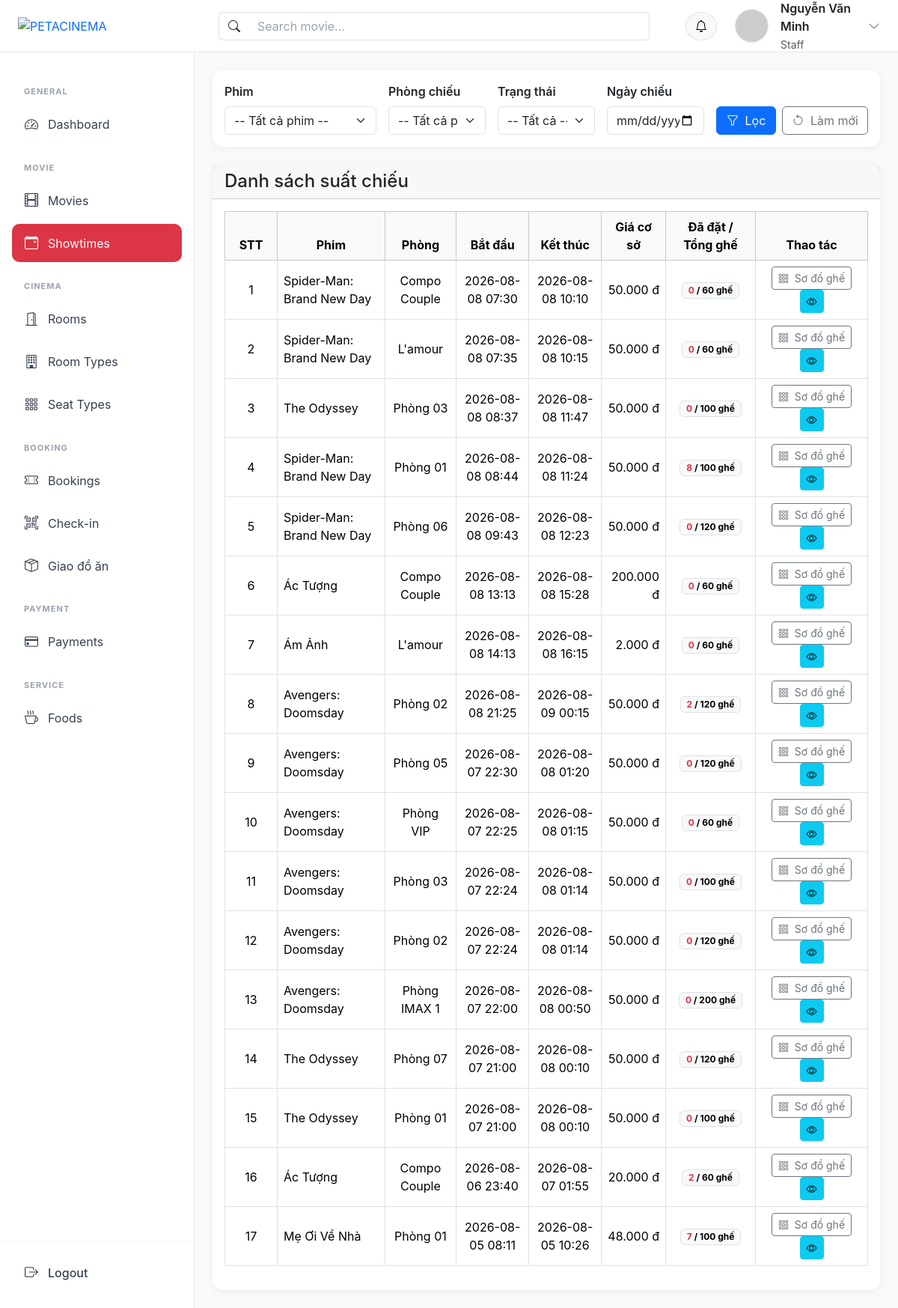
Page /?action=staff_showtimes (signed in) on the committed database.
### tables this page shows
CREATE TABLE `showtimes` (
  `id` int NOT NULL,
  `movie_id` int NOT NULL,
  `room_id` int NOT NULL,
  `start_time` datetime NOT NULL,
  `end_time` datetime NOT NULL,
  `base_price` decimal(10,2) NOT NULL
);

CREATE TABLE `movies` (
  `id` int NOT NULL,
  `title` varchar(255) NOT NULL,
  `genres` varchar(255) DEFAULT NULL,
  `duration` int NOT NULL,
  `description` text,
  `trailer` varchar(255) DEFAULT NULL,
  `poster` varchar(255) DEFAULT NULL,
  `release_date` date DEFAULT NULL,
  `language` varchar(100) DEFAULT NULL,
  `director` varchar(255) DEFAULT NULL,
  `actors` text,
  `age_rating` varchar(20) DEFAULT NULL,
  `status` enum('coming_soon','now_showing','ended') DEFAULT 'coming_soon'
);

CREATE TABLE `rooms` (
  `id` int NOT NULL,
  `room_type_id` int NOT NULL,
  `name` varchar(100) NOT NULL,
  `total_seats` int NOT NULL
);

### controllers/StaffShowtimeController.php (called while the page is built, shortened)
<?php
class StaffShowtimeController
{
    private $showtimeModel;
    public function __construct()
    {
        $this->showtimeModel = new ShowtimeModel();
    }
    public function list()
    {
        $keyword = trim($_GET['keyword'] ?? '');
        $movieId = trim($_GET['movie_id'] ?? '');
        $roomId  = trim($_GET['room_id'] ?? '');
        $status  = trim($_GET['status'] ?? '');
        $date    = trim($_GET['date'] ?? '');
        $showtimes = $this->showtimeModel->searchAndFilter($keyword, $movieId, $roomId, $status, $date);
        require PATH_VIEW . "staff/layout/layout.php";
    }
}

### index.php (called while the page is built, shortened)
<?php
spl_autoload_register(function ($class) {
    $fileName = "$class.php";
    $fileModel              = PATH_MODEL . $fileName;
});
require_once './routes/index.php';

### models/BaseModel.php (called while the page is built, shortened)
<?php
class BaseModel
{
    public function __construct()
    {
        $dsn = sprintf('mysql:host=%s;port=%s;dbname=%s;charset=utf8', DB_HOST, DB_PORT, DB_NAME);
        try {
            $this->pdo = new PDO($dsn, DB_USERNAME, DB_PASSWORD, DB_OPTIONS);
        } catch (PDOException $e) {
            die("Kết nối cơ sở dữ liệu thất bại: {$e->getMessage()}. Vui lòng thử lại sau.");
        }
    }
}

### models/ShowtimeModel.php (called while the page is built, shortened)
<?php
class ShowtimeModel extends BaseModel
{
    public function searchAndFilter($keyword = null, $movieId = null, $roomId = null, $status = null, $date = null)
    {
        $sql = "SELECT
                    s.id,
                    s.movie_id,
                    s.room_id,
                    m.title AS movie_title,
                    r.name AS room_name,
                    r.total_seats,
                    s.start_time,
                    s.end_time,
                    s.base_price,
                    (
                        SELECT COUNT(DISTINCT t.seat_id)
                        FROM tickets t
                        JOIN bookings b ON t.booking_id = b.id
                        WHERE b.showtime_id = s.id
                          AND (
                              b.status = 'paid'
                              OR (
                                  b.status = 'pending'
                                  AND b.created_at > DATE_SUB(NOW(), INTERVAL 5 MINUTE)
                              )
                          )
                    ) AS booked_seats
                FROM showtimes s
                INNER JOIN movies m
                    ON s.movie_id = m.id
                INNER JOIN rooms r
                    ON s.room_id = r.id
                WHERE 1=1";
        $params = [];
        $sql .= " ORDER BY
            CASE
                WHEN s.end_time >= NOW() THEN 1
                ELSE 2
            END ASC,
            CASE
                WHEN s.end_time >= NOW() THEN s.start_time
            END ASC,
            CASE
                WHEN s.end_time < NOW() THEN s.start_time
            END DESC";
        $stmt = $this->pdo->prepare($sql);
        $stmt->execute();
        return $stmt->fetchAll(PDO::FETCH_ASSOC);
    }
}

### views/staff/showtime_list.php (the view, shortened to what this page needs)
<?php
$date    = $_GET['date'] ?? '';
$currentAction = $_GET['action'] ?? 'showtimes';
?>
<div class="card mb-4">
    <div class="card-body">
        <form method="GET" action="" class="row g-3 align-items-end">
            <div class="col-md-3">
                <label class="form-label fw-semibold">Phim</label>
                <select name="movie_id" class="form-select">
                    <option value="">-- Tất cả phim --</option>
                </select>
            </div>
            <div class="col-md-2">
                <label class="form-label fw-semibold">Phòng chiếu</label>
                <select name="room_id" class="form-select">
                    <option value="">-- Tất cả phòng --</option>
                </select>
            </div>
            <div class="col-md-2">
                <label class="form-label fw-semibold">Trạng thái</label>
                <select name="status" class="form-select">
                    <option value="">-- Tất cả --</option>
                </select>
            </div>
            <div class="col-md-2">
                <label class="form-label fw-semibold">Ngày chiếu</label>
                <input type="date" name="date" class="form-control" value="<?= htmlspecialchars($date) ?>">
            </div>
            <div class="col-md-3 d-flex gap-2">
                <button type="submit" class="btn btn-primary flex-grow-1">
                    <i class="bi bi-funnel me-1"></i> Lọc
                </button>
                <a href="<?= BASE_URL ?>?action=<?= htmlspecialchars($currentAction) ?>" class="btn btn-outline-secondary">
                    <i class="bi bi-arrow-counterclockwise me-1"></i> Làm mới
                </a>
            </div>
        </form>
    </div>
</div>
<div class="card">
    <div class="card-header d-flex justify-content-between align-items-center">
        <h4 class="mb-0">Danh sách suất chiếu</h4>
    </div>
    <div class="card-body">
        <div class="table-responsive">
            <table class="table table-bordered table-hover align-middle">
                <thead class="table-light">
                    <tr class="text-center">
                        <th width="70">STT</th>
                        <th>Phim</th>
                        <th>Phòng</th>
                        <th>Bắt đầu</th>
                        <th>Kết thúc</th>
                        <th>Giá cơ sở</th>
                        <th>Đã đặt / Tổng ghế</th>
                        <th width="150">Thao tác</th>
                    </tr>
                </thead>
                <tbody>
                <?php if (!empty($showtimes)): ?>
                    <?php foreach ($showtimes as $index => $showtime): ?>
                        <tr>
                            <td class="text-center">
                                <?= $index + 1 ?>
                            </td>
                            <td>
                                <?= htmlspecialchars($showtime['movie_title']) ?>
                            </td>
                            <td class="text-center">
                                <?= htmlspecialchars($showtime['room_name']) ?>
                            </td>
                            <td class="text-center">
                                <?= date('Y-m-d H:i', strtotime($showtime['start_time'])) ?>
                            </td>
                            <td class="text-center">
                                <?= date('Y-m-d H:i', strtotime($showtime['end_time'])) ?>
                            </td>
                            <td class="text-end">
                                <?= number_format($showtime['base_price'], 0, ',', '.') ?> đ
                            </td>
                            <td class="text-center fw-semibold">
                                <span class="badge text-bg-light border px-2 py-1">
                                    <span class="text-danger fw-bold"><?= (int)($showtime['booked_seats'] ?? 0) ?></span> / <?= (int)($showtime['total_seats'] ?? 0) ?> ghế
                                </span>
                            </td>
                            <td class="text-center">
                                <a href="?action=staff_showtimeSeats&id=<?= (int)$showtime['id'] ?>"
                                   class="btn btn-outline-secondary btn-sm"
                                   title="Xem sơ đồ ghế theo suất chiếu">
                                    <i class="bi bi-grid-3x3-gap me-1"></i>
                                    Sơ đồ ghế
                                </a>
                                <a href="?action=staff_showtime_show&id=<?= $showtime['id'] ?>"
                                   class="btn btn-info btn-sm">
                                    <i class="bi bi-eye"></i>
                                </a>
                            </td>
                        </tr>
                    <?php endforeach; ?>
                <?php endif; ?>
                </tbody>
            </table>
        </div>
    </div>
</div>

### assets/css/admin.css (style rules this page uses)
:root { --header-height: 70px; --sidebar-width: 260px; }
body { margin: 0; background: #f8f9fa; font-family: "Inter", -apple-system, BlinkMacSystemFont, "Segoe UI", Roboto, sans-serif; min-height: 100vh; }
.content .table-responsive { width: 100%; overflow-x: auto; }
.card { border: none; border-radius: 14px; box-shadow: 0 2px 10px rgba(0, 0, 0, 0.05); }

### rows in the picture
showtimes: movie.title "Spider-Man: Brand New Day", room.name "Compo Couple", start_time "2026-08-08 07:30", end_time "2026-08-08 10:10", base_price "50.000", booked_seats "0", room.total_seats "60"
showtimes: movie.title "Spider-Man: Brand New Day", room.name "L'amour", start_time "2026-08-08 07:35", end_time "2026-08-08 10:15", base_price "50.000", booked_seats "0", room.total_seats "60"
showtimes: movie.title "The Odyssey", room.name "Phòng 03", start_time "2026-08-08 08:37", end_time "2026-08-08 11:47", base_price "50.000", booked_seats "0", room.total_seats "100"
showtimes: movie.title "Spider-Man: Brand New Day", room.name "Phòng 01", start_time "2026-08-08 08:44", end_time "2026-08-08 11:24", base_price "50.000", booked_seats "8", room.total_seats "100"
showtimes: movie.title "Spider-Man: Brand New Day", room.name "Phòng 06", start_time "2026-08-08 09:43", end_time "2026-08-08 12:23", base_price "50.000", booked_seats "0", room.total_seats "120"
showtimes: movie.title "Ác Tượng", room.name "Compo Couple", start_time "2026-08-08 13:13", end_time "2026-08-08 15:28", base_price "200.000", booked_seats "0", room.total_seats "60"
showtimes: movie.title "Ám Ảnh", room.name "L'amour", start_time "2026-08-08 14:13", end_time "2026-08-08 16:15", base_price "2.000", booked_seats "0", room.total_seats "60"
showtimes: movie.title "Avengers: Doomsday", room.name "Phòng 02", start_time "2026-08-08 21:25", end_time "2026-08-09 00:15", base_price "50.000", booked_seats "2", room.total_seats "120"
showtimes: movie.title "Avengers: Doomsday", room.name "Phòng 05", start_time "2026-08-07 22:30", end_time "2026-08-08 01:20", base_price "50.000", booked_seats "0", room.total_seats "120"
showtimes: movie.title "Avengers: Doomsday", room.name "Phòng VIP", start_time "2026-08-07 22:25", end_time "2026-08-08 01:15", base_price "50.000", booked_seats "0", room.total_seats "60"
showtimes: movie.title "Avengers: Doomsday", room.name "Phòng 03", start_time "2026-08-07 22:24", end_time "2026-08-08 01:14", base_price "50.000", booked_seats "0", room.total_seats "100"
showtimes: movie.title "Avengers: Doomsday", room.name "Phòng 02", start_time "2026-08-07 22:24", end_time "2026-08-08 01:14", base_price "50.000", booked_seats "0", room.total_seats "120"
showtimes: movie.title "Avengers: Doomsday", room.name "Phòng IMAX 1", start_time "2026-08-07 22:00", end_time "2026-08-08 00:50", base_price "50.000", booked_seats "0", room.total_seats "200"
showtimes: movie.title "The Odyssey", room.name "Phòng 07", start_time "2026-08-07 21:00", end_time "2026-08-08 00:10", base_price "50.000", booked_seats "0", room.total_seats "120"
showtimes: movie.title "The Odyssey", room.name "Phòng 01", start_time "2026-08-07 21:00", end_time "2026-08-08 00:10", base_price "50.000", booked_seats "0", room.total_seats "100"
showtimes: movie.title "Ác Tượng", room.name "Compo Couple", start_time "2026-08-06 23:40", end_time "2026-08-07 01:55", base_price "20.000", booked_seats "2", room.total_seats "60"
showtimes: movie.title "Mẹ Ơi Về Nhà", room.name "Phòng 01", start_time "2026-08-05 08:11", end_time "2026-08-05 10:26", base_price "48.000", booked_seats "7", room.total_seats "100"

### other values in the picture
$_SESSION['user']['fullname'] "Nguyễn Văn Minh"
$_SESSION['user']['role'] "Staff"
